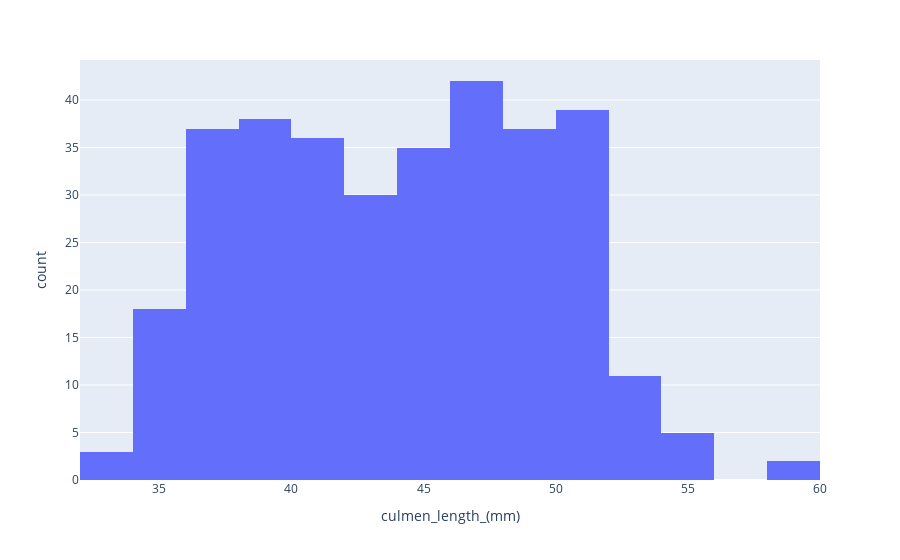

The cell this chart's notebook holds for it:
### Code cell
#sns bins are nbins here
px.histogram(df, x="culmen_length_(mm)", nbins=20)

### Figure 1 — Plotly figure (JSON) as saved in the notebook; plotly's stock layout.template omitted (floating-point values rounded to 4 significant figures; data arrays with more than 128 entries replaced by an {"elided": "..."} marker saying what was removed)
{"data": [{"alignmentgroup": "True", "bingroup": "x", "hovertemplate": "culmen_length_(mm)=%{x}<br>count=%{y}<extra></extra>", "legendgroup": "", "marker": {"color": "#636efa", "pattern": {"shape": ""}}, "name": "", "nbinsx": 20, "offsetgroup": "", "orientation": "v", "showlegend": false, "type": "histogram", "x": {"elided": "333 float values"}, "xaxis": "x", "yaxis": "y"}], "layout": {"barmode": "relative", "legend": {"tracegroupgap": 0}, "margin": {"t": 60}, "xaxis": {"anchor": "y", "domain": [0, 1], "title": {"text": "culmen_length_(mm)"}}, "yaxis": {"anchor": "x", "domain": [0, 1], "title": {"text": "count"}}}}
